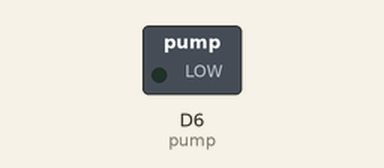
Recording of a sketch running on a simulated ESP8266 (NodeMCU). On the bench: switched loads named in the sketch (green lamp = pin HIGH). What the sketch prints to the serial monitor is not drawn.

Above: at 3.0 s.
Timing chart, 0 to 6.2 s (numbered marks = the images above):
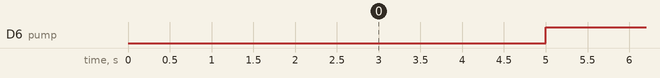

The sketch:

waterPump.ino
```cpp
#define pump D6

unsigned long previousMillis = 0;
unsigned long currentMillis  = 0;

void setup() {
  delay(1000);
  Serial.begin(115200);

  pinMode(pump, OUTPUT);
  digitalWrite(pump, LOW);
}

void loop() {
  delay(2000);
  digitalWrite(pump, LOW);
  Serial.println("Pump ON");

  delay(2000);
  digitalWrite(pump, HIGH);
  Serial.println("Pump OFF");
}
```

Measured:
- by itself, D6 (pump): alternates HIGH for 2.0 s and LOW for 2.0 s
